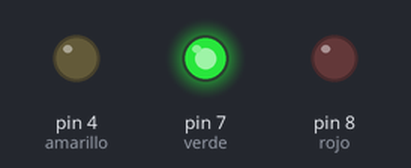
Bench run of a sketch on a simulated Arduino Uno, built with avr-gcc and run on an emulated ATmega328P. Parts: output pins drawn as LEDs (lit = HIGH).

Above: at 2.7 s.
At 6.7 s:
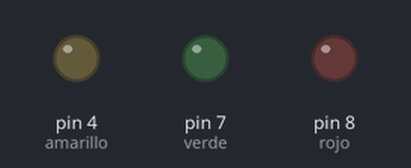
At 10.0 s:
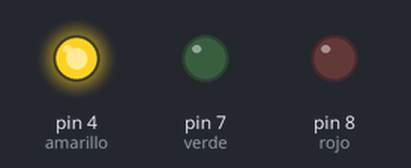
At 13.5 s:
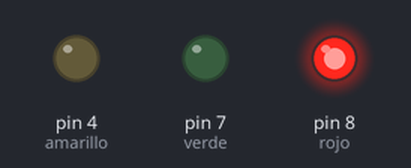
Timing chart, 0 to 20.8 s (numbered marks = the images above):
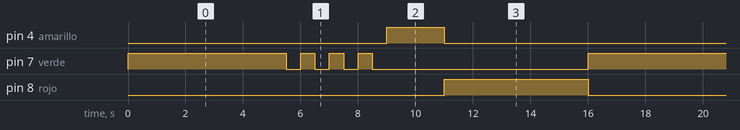

The sketch:

Semaforo_basico.ino
```cpp
int verde=7;
int rojo=8;
int amarillo=4;

void setup() {
  pinMode(verde,OUTPUT);
  pinMode(rojo,OUTPUT);
  pinMode(amarillo,OUTPUT);

}

void loop() {
  digitalWrite(rojo,LOW);
  digitalWrite(verde, HIGH);
  delay(5000);
  for(int i=0;i<4;i++){
    digitalWrite(verde,HIGH);
    delay(500);
    digitalWrite(verde,LOW);
    delay(500);
    }
  digitalWrite(verde, LOW);
  digitalWrite(amarillo, HIGH);
  delay(2000);
  digitalWrite(amarillo, LOW);
  digitalWrite(rojo, HIGH);
  delay(5000);

}
```

Measured:
- by itself, pin 4 (amarillo): alternates HIGH for 2.0 s and LOW for 14.0 s
- by itself, pin 7 (verde): repeats every 16.0 s: 3 × (LOW 0.50 s, HIGH 0.50 s), LOW 7.5 s, HIGH 5.5 s
- by itself, pin 8 (rojo): alternates HIGH for 5.0 s and LOW for 11.0 s
